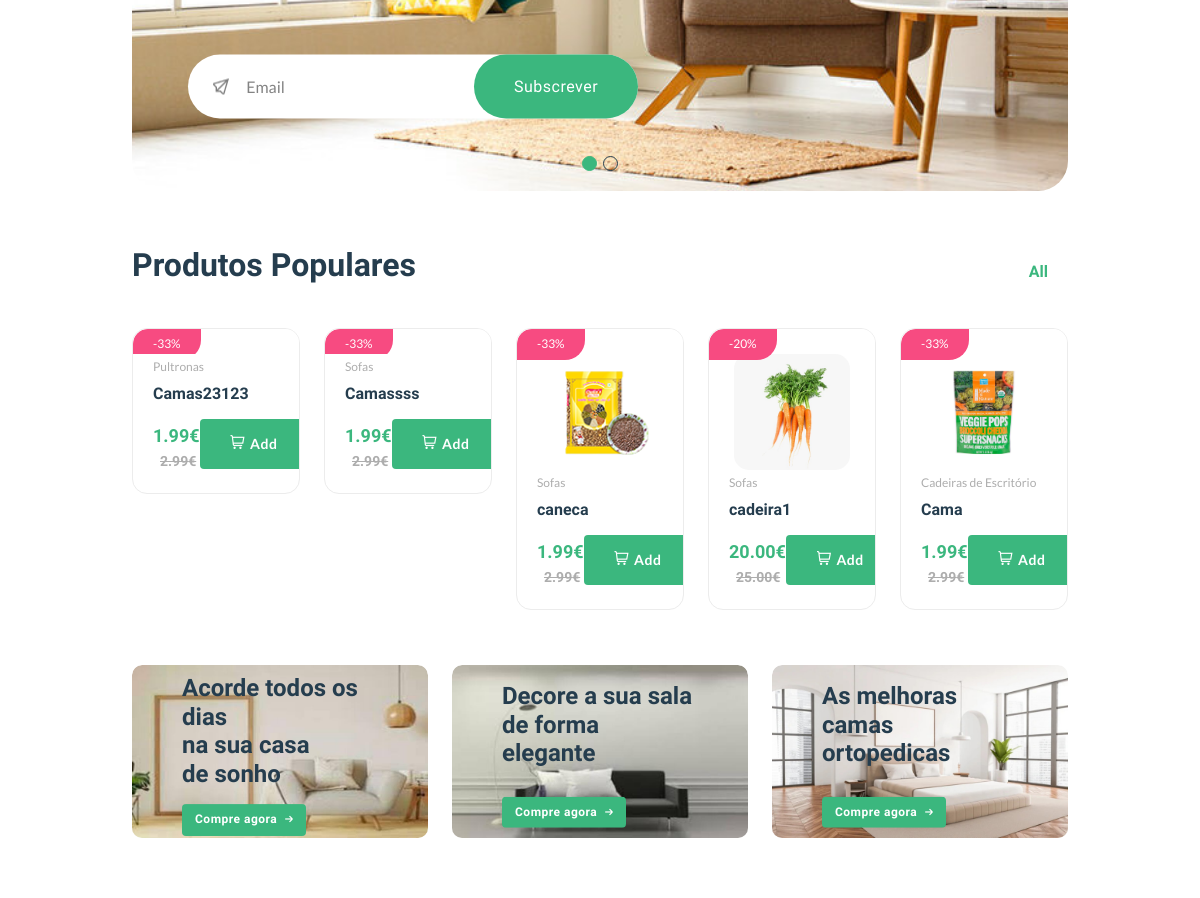
Before: / (middle part) with the older database file.
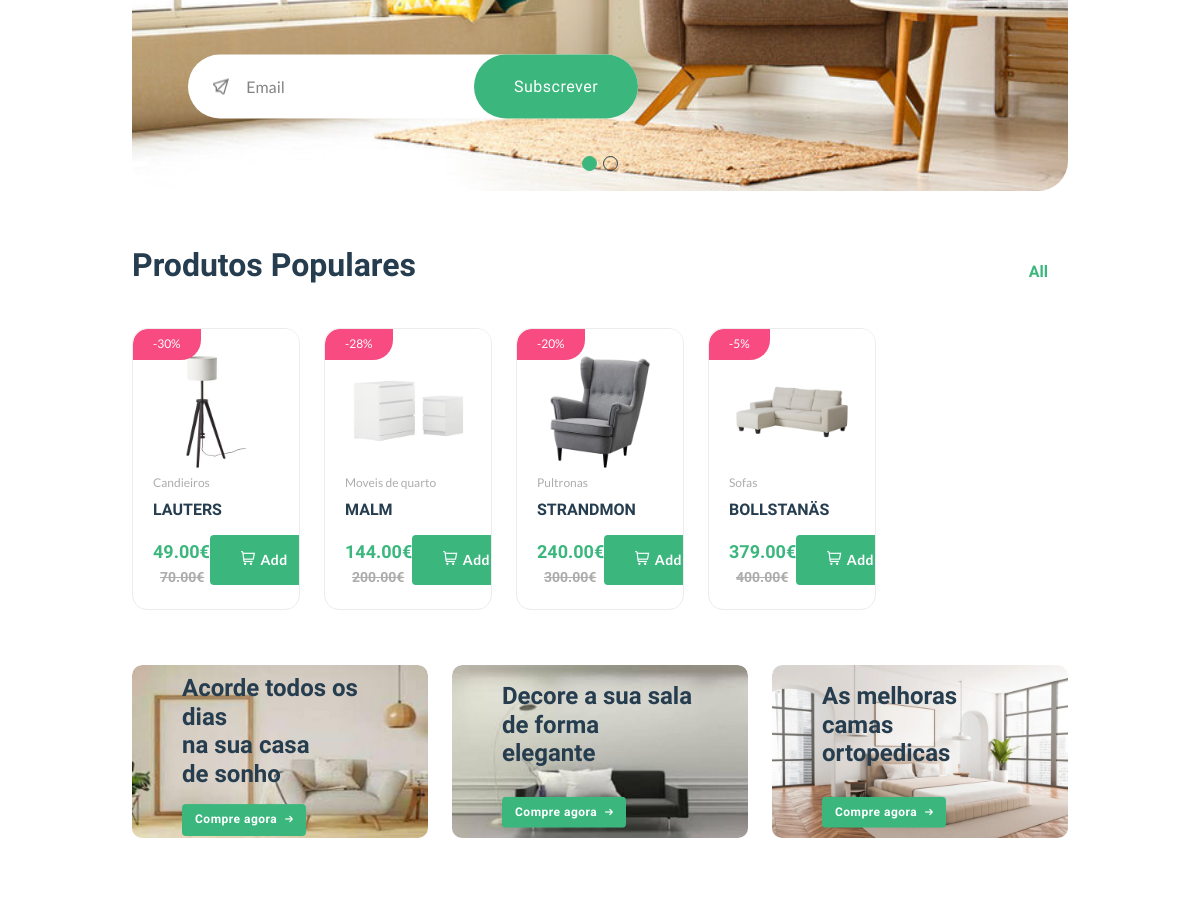
After: the same page with the newer database file.
### core/models.py (models this page shows, shortened)
class Product(models.Model):
     pid = ShortUUIDField(unique=True, length=10, max_length=20, prefix="prd", alphabet="abcdefgh12345") #pid = product id
     category= models.ForeignKey(Category, on_delete=models.SET_NULL, null=True, related_name="category")
     title = models.CharField(max_length=100, default="Cama") #titulo
     image = models.ImageField(upload_to="product", default="product.jpg")
     description = models.TextField(null=True, blank=True, default="Produto")
     price = models.DecimalField(max_digits=999999, decimal_places=2,default="1.99")
     old_price = models.DecimalField(max_digits=999999, decimal_places=2,default="2.99")
     specifications = models.TextField(null=True, blank=True)
     stock_count = models.CharField(max_length=100, default="10", null=True, blank=True)
     status = models.BooleanField(default=True)
     in_stock = models.BooleanField(default=True)
     featured = models.BooleanField(default=False)
     sku = ShortUUIDField(unique=True, length=4, max_length=10, prefix="sku", alphabet="1234567890")
     class Meta:
        verbose_name_plural = "Products"
     def get_percentage(self):
         new_price = 100 - (( self.price / self.old_price) * 100)
         return new_price

class Category(models.Model):
    cid = ShortUUIDField(unique=True, length=10, max_length=20, prefix="cat", alphabet="abcdefgh12345") #cid = category id
    title = models.CharField(max_length=100, default="Moveis") #titulo
    image = models.ImageField(upload_to="category",default="category.jpg")
    class Meta:
        verbose_name_plural = "Categories"

### core/views.py (the view)
# urls.py: path("", index, name="index"),
def index(request):
    products = Product.objects.filter(featured = True).order_by("-id")
    context = {
        "products": products #key : object
    }
    return render(request, 'core/index.html', context)

### core/context_processor.py (called while the page is built)
def default(request):
    categories = Category.objects.all()
    user = User.username
    return{
        'categories':categories,
         'user':user,
    }

### templates/core/index.html (shortened to what this page needs)
{%extends 'partials/base.html' %} {% load static %} {% block content %}
<main class="main">
  <div class="container mb-30">
    <div class="row flex-row-reverse" style="justify-content: center">
      <div class="col-lg-4-5">
        <section class="home-slider position-relative mb-30">
          <div class="home-slide-cover mt-30">
            <div
              class="hero-slider-1 style-4 dot-style-1 dot-style-1-position-1"
            >
              <div
                class="single-hero-slider single-animation-wrap"
                style="
                  background-image: url(/static/assets/imgs/banner/banner-menu1.jpg);
                "
              >
                <div class="slider-content">
                  <form class="form-subcriber d-flex">
                    <input type="email" placeholder="Email" />
                    <button class="btn" type="submit">Subscrever</button>
                  </form>
                </div>
              </div>
            </div>
          </div>
        </section>
        <section class="product-tabs section-padding position-relative">
          <div class="section-title style-2">
            <h3>Produtos Populares</h3>
            <ul class="nav nav-tabs links" id="myTab" role="tablist">
              <li class="nav-item" role="presentation">
                <a
                  href="{% url 'core:product_list' %}"
                  class="nav-link active"
                  role="tab"
                  aria-controls="tab-one"
                  aria-selected="true"
                >
                  All
                </a>
              </li>
            </ul>
          </div>
          <div class="tab-content" id="myTabContent">
            <div
              class="tab-pane fade show active"
              id="tab-one"
              role="tabpanel"
              aria-labelledby="tab-one"
            >
              <div class="row product-grid-4">
                {% for p in products %}
                <div class="col-lg-1-5 col-md-4 col-12 col-sm-6">
                  <div class="product-cart-wrap mb-30">
                    <div class="product-img-action-wrap">
                      <div class="product-img product-img-zoom">
                        <a href="{% url 'core:product_detail' p.pid %}">
                          <img
                            class="default-img"
                            src="{{ p.image.url }}"
                            alt=""
                          />
                        </a>
                      </div>
                      <div
                        class="product-badges product-badges-position product-badges-mrg"
                      >
                        <span class="hot"
                          >-{{p.get_percentage| floatformat:0}}%</span
                        >
                      </div>
                    </div>
                    <div class="product-content-wrap">
                      <div class="product-category">
                        <a
                          href="{% url 'core:category_product_list' p.category.cid %}"
                          >{{ p.category.title }}</a
                        >
                      </div>
                      <h2>
                        <a href="{% url 'core:product_detail' p.pid %}"
                          >{{ p.title }}</a
                        >
                      </h2>
                      <div class="product-card-bottom">
                        <div class="product-price">
                          <span class="current-product-price-{{ p.id }}"
                            >{{ p.price }}</span
                          ><span>€</span>
                          <span class="old-price">{{ p.old_price }}€</span>
                        </div>
                        <div class="add-cart">
                          <button
                            class="button add-cart add-to-cart-btn"
                            data-index="{{ p.id }}"
                          >
                            <i class="fi-rs-shopping-cart mr-5"></i>Add
                          </button>
                        </div>
                      </div>
                    </div>
                  </div>
                </div>
                {% endfor %}
              </div>
            </div>
          </div>
        </section>
        <section class="banners">
          <div class="row">
            <div class="col-lg-4 col-md-6">
              <div class="banner-img">
                <img
                  src="{% static 'assets/imgs/banner/banner-1.jpg' %}"
                  alt=""
                />
                <div class="banner-text">
                  <h4>
                    Acorde todos os dias <br />na sua casa<br />
                    de sonho
                  </h4>
                  <a href="{% url 'core:category_list'%}" class="btn btn-xs"
                    >Compre agora <i class="fi-rs-arrow-small-right"></i
                  ></a>
                </div>
              </div>
            </div>
            <div class="col-lg-4 col-md-6">
              <div class="banner-img">
                <img
                  src="{% static 'assets/imgs/banner/banner-2.jpg' %}"
                  alt=""
                />
                <div class="banner-text">
                  <h4>
                    Decore a sua sala<br />
                    de forma elegante
                  </h4>
                  <a href="{% url 'core:category_list'%}" class="btn btn-xs"
                    >Compre agora<i class="fi-rs-arrow-small-right"></i
                  ></a>
                </div>
              </div>
            </div>
            <div class="col-lg-4 d-md-none d-lg-flex">
              <div class="banner-img mb-sm-0">
                <img
                  src="{% static 'assets/imgs/banner/banner-3.jpg' %}"
                  alt=""
                />
                <div class="banner-text">
                  <h4>As melhoras camas <br />ortopedicas</h4>
                  <a href="{% url 'core:category_list'%}" class="btn btn-xs"
                    >Compre agora<i class="fi-rs-arrow-small-right"></i
                  ></a>
                </div>
              </div>
            </div>
          </div>
        </section>
      </div>
    </div>
  </div>
  <section class="popular-categories section-padding">
  </section>
</main>
{% endblock content %}

### templates/partials/base.html (shortened to what this page needs)
{% load static %}
<!DOCTYPE html>
<html class="no-js" lang="en">
  <head>
    <link
      rel="stylesheet"
      href="{% static 'assets/css/plugins/slider-range.css' %}"
    />
    <link rel="stylesheet" href="{% static 'assets/css/main.css' %}" />
  </head>
  <body>
    {% block content %} {% endblock content %}
  </body>
</html>

Changed rows visible on the page:
removed Product: get_percentage "33", category "Pultronas", title "Camas23123", price "1.99", old_price "2.99"
removed Product: get_percentage "33", category "Sofas", title "Camassss", price "1.99", old_price "2.99"
removed Product: image (picture), get_percentage "33", category "Sofas", title "caneca", price "1.99", old_price "2.99"
removed Product: image (picture), get_percentage "20", category "Sofas", title "cadeira1", price "20.00", old_price "25.00"
removed Product: image (picture), get_percentage "33", category "Cadeiras de Escritório", title "Cama", price "1.99", old_price "2.99"
added Product: image (picture), get_percentage "30", category "Candieiros", title "LAUTERS", price "49.00", old_price "70.00"
added Product: image (picture), get_percentage "28", category "Moveis de quarto", title "MALM", price "144.00", old_price "200.00"
added Product: image (picture), get_percentage "20", category "Pultronas", title "STRANDMON", price "240.00", old_price "300.00"
added Product: image (picture), get_percentage "5", category "Sofas", title "BOLLSTANÄS", price "379.00", old_price "400.00"
